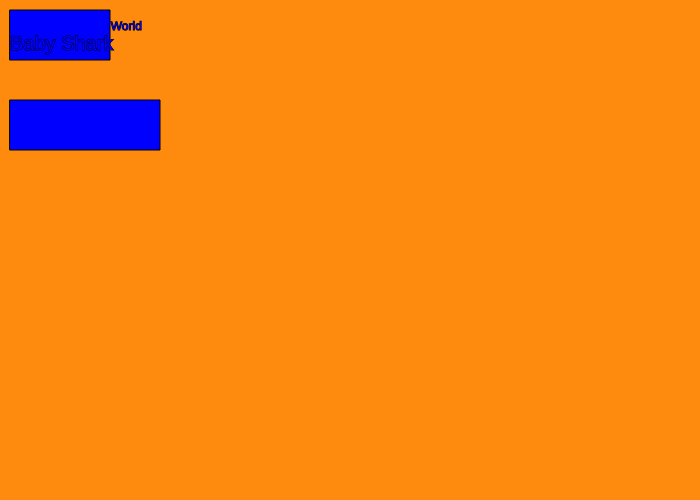
Frame 1 (no input)
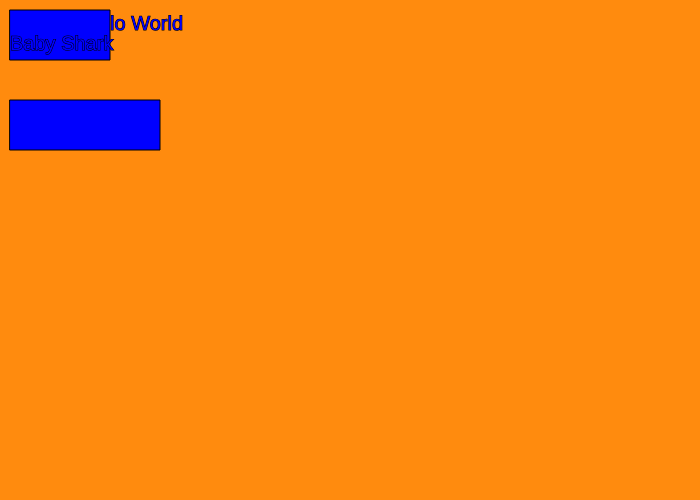
Frame 60 (no input)
Frame 120 (the mouse pressed at the canvas centre since frame 60): identical to frame 60, image omitted

The p5.js sketch that drew these frames (run headless with seeded random() and noise() and a simulated clock; from frame 60 on, the mouse is pressed at the canvas centre):

// p5.js sketch
// ── sketch.js
function setup()
{
  createCanvas(700,500);

}

function draw()
{
  background(255,139,14)

	fill(0,0,255);
	stroke(0,0,0);
	strokeWeight(1);

	text("Hello World",80,30);
  textSize(20)

	rect(10,10,100,50);

	text("Baby Shark",10,50);

	text("Donald Trump",10,130);

  rect(10,100,150,50);

fill(255,255,255);

}
